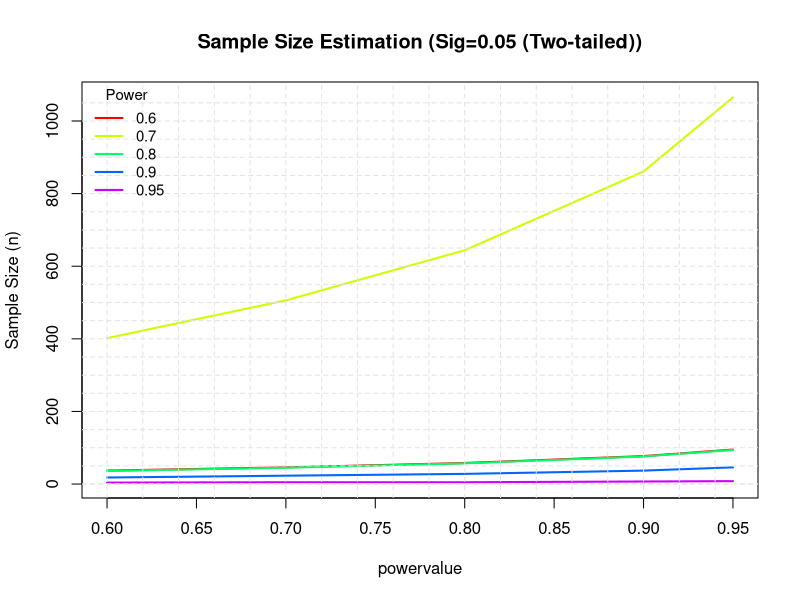

Source code (R):
library(pwr)
#LKS
LKSair = c(0.170490732,0.166594092,0.12722457,0.121989762,0.133970801,0.094948229,0.132664101)
LKSecig = c(0.082141029,0.103628354,0.104122283,0.065893723,0.105368548,0.130310752)

#LKS-SLAM
LKS_SLAMair = c(0.008320311,0.017839334,0.011457651,0.010042741,0.006789061,0.009569881,0.01347924)
LKS_SLAMecig = c(0.007558115,0.004841033,0.008870753,0.005562457,0.004971517,0.012047859)

# # of BMCs/femur (^6)
BMCair = c(18.4,20.3,19,17.7)
BMCecig = c(17.8,19.3,19.6,16.2)

# # Lin neg/femur (^6)
Lin_negair = c(1.641192497,1.542995042,1.46062288,1.169271872)
Lin_negecig = c(1.150015758,1.426355187,1.232971862,0.907402775)
  
# LK/femur (^4)  
LKair = c(4.553842244,5.20680985,4.271918338,2.914683964)
LKecig = c(2.439388905,2.668649473,3.086847582,1.975528041)

airdata1 = rbind(LKSair,LKS_SLAMair)
ecigdata1 = rbind(LKSecig,LKS_SLAMecig)
airdata2 = rbind(BMCair,Lin_negair,LKair)
ecigdata2 = rbind(BMCecig,Lin_negecig,LKecig)

func = function(powervalue, alpha){
  samplesize = matrix(nrow = 5, ncol = length(powervalue))
  for(i in 1:2){
    for(j in 1:length(powervalue)){
      n1 = length(airdata1[i,])
      n2 = length(ecigdata1[i,])
      buttom = sqrt(((n1-1)*var((airdata1[i,])) + sqrt((n2-1)*var(ecigdata1[i,])))/(n1+n2-2))
      h = abs(mean(airdata1[i,])-mean(ecigdata1[i,]))/buttom
      result = pwr.t.test(d = h, power = powervalue[j], sig.level = alpha)
      samplesize[i,j] = result$n
    }
  }
  
  for(i in 1:3){
    for(j in 1:length(powervalue)){
      n1 = length(airdata2[i,])
      n2 = length(ecigdata2[i,])
      buttom = sqrt((var((airdata2[i,])) + sqrt(var(ecigdata2[i,])))/2)
      h = abs(mean(airdata2[i,])-mean(ecigdata2[i,]))/buttom
      result = pwr.t.test(d = h, power = powervalue[j], sig.level = alpha)
      samplesize[i+2,j] = result$n
    }
  }
  rownames(samplesize) = c("LKS","LKS-SLAM","BMCs","Lin_neg","LK")
  colnames(samplesize) = powervalue
  print(ceiling(samplesize))
}

powervalue = c(seq(0.6,0.9,0.1),0.95)
alpha = 0.05
samsize = func(powervalue = powervalue, alpha = alpha)

xrange <- range(powervalue)
yrange <- round(range(samsize))
colors <- rainbow(dim(samsize)[2])
plot(xrange, yrange, type="n",
     xlab="powervalue",
     ylab="Sample Size (n)" )
for (i in 1:dim(samsize)[1]){
  lines(powervalue, samsize[i,], type="l", lwd=2, col=colors[i])
}
abline(v=0, h=seq(0,yrange[2],50), lty=2, col="grey89")
abline(h=0, v=seq(xrange[1],xrange[2],.02), lty=2,
       col="grey89")
title("Sample Size Estimation (Sig=0.05 (Two-tailed))")
legend("topleft", title="Power", as.character(powervalue),
       bty="n",lty=rep(1,5),lwd=rep(2,5),col=colors,cex=0.9)
